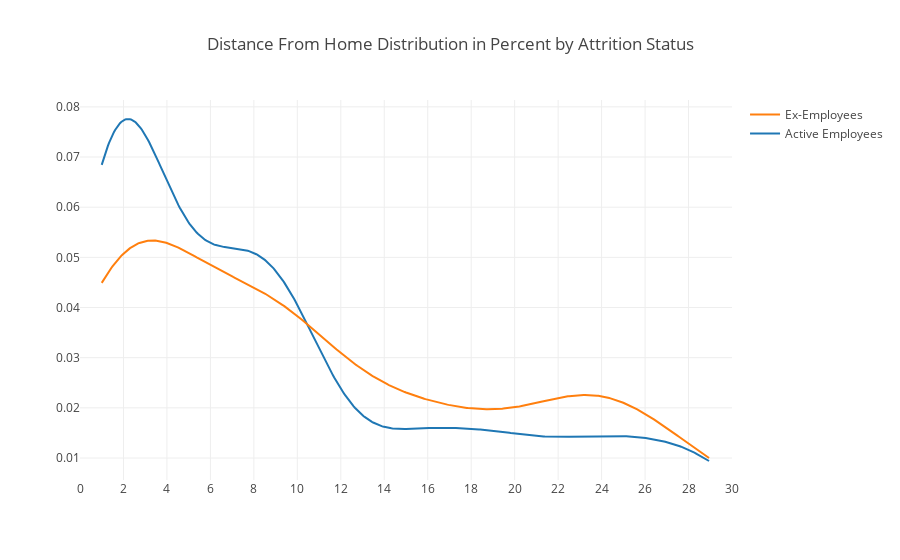

Here is the notebook cell this chart was saved with:
### Code cell
# Add histogram data
x1 = df1.loc[df1['Attrition'] == 'No', 'DistanceFromHome']
x2 = df1.loc[df1['Attrition'] == 'Yes', 'DistanceFromHome']
# Group data together
hist_data = [x1, x2]
group_labels = ['Active Employees', 'Ex-Employees']
# Create distplot with custom bin_size
fig = ff.create_distplot(hist_data, group_labels,
                         curve_type='kde', show_hist=False, show_rug=False)
# Add title
fig['layout'].update(
    title='Distance From Home Distribution in Percent by Attrition Status')
fig['layout'].update(xaxis=dict(range=[0, 30], dtick=2))
# Plot
py.iplot(fig, filename='Distplot with Multiple Datasets')

### Figure 1 — Plotly figure (JSON) as saved in the notebook; plotly's stock layout.template omitted (floating-point values rounded to 4 significant figures; data arrays with more than 128 entries replaced by an {"elided": "..."} marker saying what was removed)
{"data": [{"legendgroup": "Active Employees", "marker": {"color": "rgb(31, 119, 180)"}, "mode": "lines", "name": "Active Employees", "showlegend": true, "type": "scatter", "uid": "b5df7d54-694b-457e-95dc-26a3532060ea", "x": {"elided": "500 float values"}, "xaxis": "x", "y": {"elided": "500 float values"}, "yaxis": "y"}, {"legendgroup": "Ex-Employees", "marker": {"color": "rgb(255, 127, 14)"}, "mode": "lines", "name": "Ex-Employees", "showlegend": true, "type": "scatter", "uid": "5f5f892e-02ec-4285-a5fd-b77709543b69", "x": {"elided": "500 float values"}, "xaxis": "x", "y": {"elided": "500 float values"}, "yaxis": "y"}], "layout": {"barmode": "overlay", "hovermode": "closest", "legend": {"traceorder": "reversed"}, "title": {"text": "Distance From Home Distribution in Percent by Attrition Status"}, "xaxis": {"anchor": "y2", "domain": [0, 1], "dtick": 2, "range": [0, 30], "zeroline": false}, "yaxis": {"anchor": "free", "domain": [0, 1], "position": 0}}}
